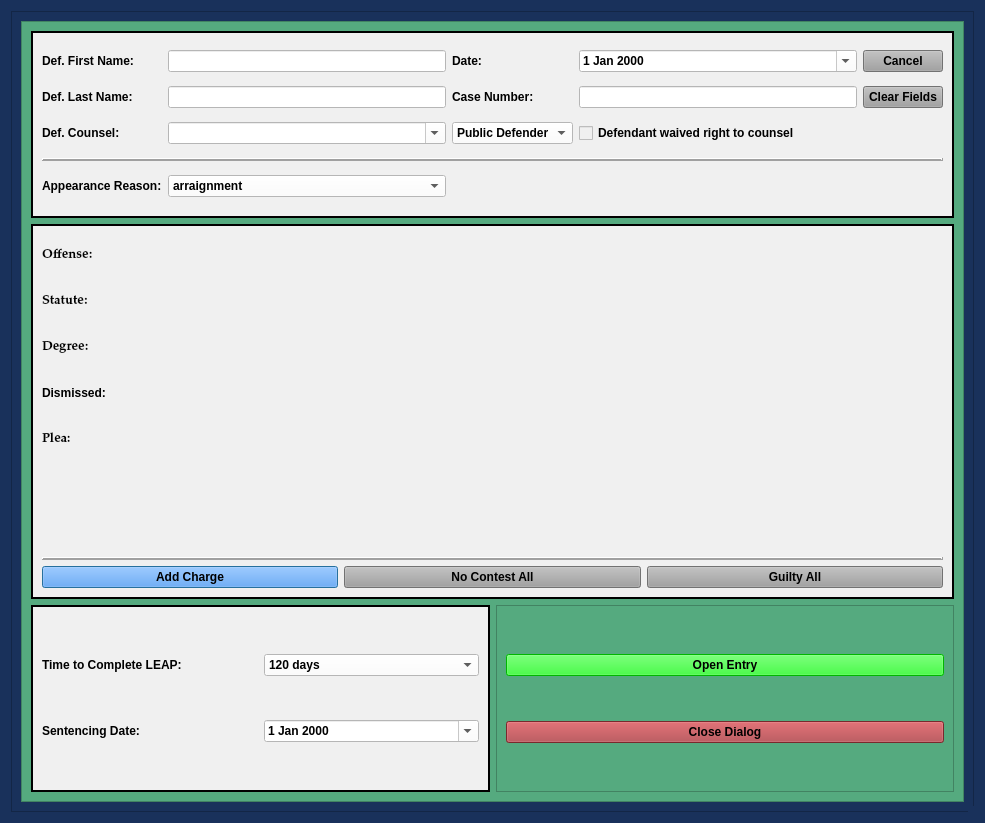
<?xml version="1.0" encoding="UTF-8"?>
<ui version="4.0">
 <class>LeapAdmissionPleaDialog</class>
 <widget class="QDialog" name="LeapAdmissionPleaDialog">
  <property name="windowModality">
   <enum>Qt::NonModal</enum>
  </property>
  <property name="geometry">
   <rect>
    <x>0</x>
    <y>0</y>
    <width>985</width>
    <height>823</height>
   </rect>
  </property>
  <property name="sizePolicy">
   <sizepolicy hsizetype="Fixed" vsizetype="Preferred">
    <horstretch>0</horstretch>
    <verstretch>0</verstretch>
   </sizepolicy>
  </property>
  <property name="minimumSize">
   <size>
    <width>0</width>
    <height>0</height>
   </size>
  </property>
  <property name="maximumSize">
   <size>
    <width>2500</width>
    <height>3500</height>
   </size>
  </property>
  <property name="palette">
   <palette>
    <active>
     <colorrole role="Button">
      <brush brushstyle="SolidPattern">
       <color alpha="255">
        <red>25</red>
        <green>49</green>
        <blue>91</blue>
       </color>
      </brush>
     </colorrole>
     <colorrole role="Base">
      <brush brushstyle="SolidPattern">
       <color alpha="255">
        <red>25</red>
        <green>49</green>
        <blue>91</blue>
       </color>
      </brush>
     </colorrole>
     <colorrole role="Window">
      <brush brushstyle="SolidPattern">
       <color alpha="255">
        <red>25</red>
        <green>49</green>
        <blue>91</blue>
       </color>
      </brush>
     </colorrole>
    </active>
    <inactive>
     <colorrole role="Button">
      <brush brushstyle="SolidPattern">
       <color alpha="255">
        <red>25</red>
        <green>49</green>
        <blue>91</blue>
       </color>
      </brush>
     </colorrole>
     <colorrole role="Base">
      <brush brushstyle="SolidPattern">
       <color alpha="255">
        <red>25</red>
        <green>49</green>
        <blue>91</blue>
       </color>
      </brush>
     </colorrole>
     <colorrole role="Window">
      <brush brushstyle="SolidPattern">
       <color alpha="255">
        <red>25</red>
        <green>49</green>
        <blue>91</blue>
       </color>
      </brush>
     </colorrole>
    </inactive>
    <disabled>
     <colorrole role="Button">
      <brush brushstyle="SolidPattern">
       <color alpha="255">
        <red>25</red>
        <green>49</green>
        <blue>91</blue>
       </color>
      </brush>
     </colorrole>
     <colorrole role="Base">
      <brush brushstyle="SolidPattern">
       <color alpha="255">
        <red>25</red>
        <green>49</green>
        <blue>91</blue>
       </color>
      </brush>
     </colorrole>
     <colorrole role="Window">
      <brush brushstyle="SolidPattern">
       <color alpha="255">
        <red>25</red>
        <green>49</green>
        <blue>91</blue>
       </color>
      </brush>
     </colorrole>
    </disabled>
   </palette>
  </property>
  <property name="font">
   <font>
    <family>Palatino Linotype</family>
    <pointsize>10</pointsize>
    <weight>75</weight>
    <italic>false</italic>
    <bold>true</bold>
   </font>
  </property>
  <property name="windowTitle">
   <string>LEAP Admission Plea Case Information</string>
  </property>
  <property name="toolTip">
   <string/>
  </property>
  <property name="styleSheet">
   <string notr="true">background-color: rgb(25, 49, 91);
font: 75 10pt &quot;Palatino Linotype&quot;;
font-weight: bold;</string>
  </property>
  <property name="sizeGripEnabled">
   <bool>true</bool>
  </property>
  <property name="modal">
   <bool>true</bool>
  </property>
  <layout class="QVBoxLayout" name="verticalLayout" stretch="2">
   <item>
    <widget class="QFrame" name="frame_4">
     <property name="styleSheet">
      <string notr="true">background-color: rgb(25, 49, 91);</string>
     </property>
     <property name="frameShape">
      <enum>QFrame::StyledPanel</enum>
     </property>
     <property name="frameShadow">
      <enum>QFrame::Raised</enum>
     </property>
     <layout class="QGridLayout" name="gridLayout_4">
      <item row="0" column="0">
       <widget class="QScrollArea" name="scrollArea">
        <property name="focusPolicy">
         <enum>Qt::NoFocus</enum>
        </property>
        <property name="styleSheet">
         <string notr="true">background-color: rgb(85, 170, 127);</string>
        </property>
        <property name="widgetResizable">
         <bool>true</bool>
        </property>
        <widget class="QWidget" name="scrollAreaWidgetContents">
         <property name="geometry">
          <rect>
           <x>0</x>
           <y>0</y>
           <width>945</width>
           <height>783</height>
          </rect>
         </property>
         <layout class="QGridLayout" name="gridLayout_6" rowstretch="1,2,1">
          <item row="2" column="0">
           <widget class="QFrame" name="frame_5">
            <property name="styleSheet">
             <string notr="true">background-color: rgb(240, 240, 240);</string>
            </property>
            <property name="frameShape">
             <enum>QFrame::Box</enum>
            </property>
            <property name="frameShadow">
             <enum>QFrame::Plain</enum>
            </property>
            <property name="lineWidth">
             <number>2</number>
            </property>
            <layout class="QGridLayout" name="gridLayout_3">
             <item row="0" column="0">
              <widget class="QLabel" name="label_10">
               <property name="text">
                <string>Time to Complete LEAP:</string>
               </property>
              </widget>
             </item>
             <item row="0" column="1">
              <widget class="NoScrollComboBox" name="time_to_complete_box">
               <property name="styleSheet">
                <string notr="true">background-color: rgb(255, 255, 255);</string>
               </property>
               <item>
                <property name="text">
                 <string>120 days</string>
                </property>
               </item>
               <item>
                <property name="text">
                 <string>forthwith</string>
                </property>
               </item>
              </widget>
             </item>
             <item row="1" column="0">
              <widget class="QLabel" name="label_19">
               <property name="text">
                <string>Sentencing Date:</string>
               </property>
              </widget>
             </item>
             <item row="1" column="1">
              <widget class="NoScrollDateEdit" name="sentencing_date">
               <property name="styleSheet">
                <string notr="true">background-color: rgb(255, 255, 255);</string>
               </property>
               <property name="calendarPopup">
                <bool>true</bool>
               </property>
              </widget>
             </item>
            </layout>
           </widget>
          </item>
          <item row="1" column="0" colspan="2">
           <widget class="QFrame" name="frame_6">
            <property name="styleSheet">
             <string notr="true">background-color: rgb(240, 240, 240);</string>
            </property>
            <property name="frameShape">
             <enum>QFrame::Box</enum>
            </property>
            <property name="frameShadow">
             <enum>QFrame::Plain</enum>
            </property>
            <property name="lineWidth">
             <number>2</number>
            </property>
            <layout class="QGridLayout" name="gridLayout_2">
             <item row="1" column="0" colspan="3">
              <widget class="Line" name="line">
               <property name="frameShadow">
                <enum>QFrame::Raised</enum>
               </property>
               <property name="lineWidth">
                <number>2</number>
               </property>
               <property name="orientation">
                <enum>Qt::Horizontal</enum>
               </property>
              </widget>
             </item>
             <item row="2" column="0">
              <widget class="QPushButton" name="add_charge_Button">
               <property name="styleSheet">
                <string notr="true">background-color: rgb(62, 146, 255);
font: 75 11pt &quot;Palatino Linotype&quot;;
font-weight: bold;</string>
               </property>
               <property name="text">
                <string>Add Charge</string>
               </property>
              </widget>
             </item>
             <item row="2" column="1">
              <widget class="QPushButton" name="no_contest_all_Button">
               <property name="styleSheet">
                <string notr="true">background-color: rgb(160, 160, 160);
font: 75 11pt &quot;Palatino Linotype&quot;;
font-weight: bold;</string>
               </property>
               <property name="text">
                <string>No Contest All</string>
               </property>
              </widget>
             </item>
             <item row="2" column="2">
              <widget class="QPushButton" name="guilty_all_Button">
               <property name="focusPolicy">
                <enum>Qt::NoFocus</enum>
               </property>
               <property name="styleSheet">
                <string notr="true">background-color: rgb(160, 160, 160);
font: 75 11pt &quot;Palatino Linotype&quot;;
font-weight: bold;</string>
               </property>
               <property name="text">
                <string>Guilty All</string>
               </property>
              </widget>
             </item>
             <item row="0" column="0" colspan="3">
              <layout class="QGridLayout" name="charges_gridLayout">
               <item row="5" column="0">
                <widget class="QLabel" name="label_4">
                 <property name="text">
                  <string/>
                 </property>
                </widget>
               </item>
               <item row="0" column="0">
                <widget class="QLabel" name="offense_label_1">
                 <property name="font">
                  <font>
                   <family>Palatino Linotype</family>
                   <pointsize>10</pointsize>
                   <weight>75</weight>
                   <italic>false</italic>
                   <bold>true</bold>
                  </font>
                 </property>
                 <property name="text">
                  <string>Offense:</string>
                 </property>
                 <property name="wordWrap">
                  <bool>true</bool>
                 </property>
                </widget>
               </item>
               <item row="3" column="0">
                <widget class="QLabel" name="label_5">
                 <property name="text">
                  <string>Dismissed:</string>
                 </property>
                </widget>
               </item>
               <item row="4" column="0">
                <widget class="QLabel" name="plea_label_1">
                 <property name="font">
                  <font>
                   <family>Palatino Linotype</family>
                   <pointsize>10</pointsize>
                   <weight>75</weight>
                   <italic>false</italic>
                   <bold>true</bold>
                  </font>
                 </property>
                 <property name="text">
                  <string>Plea:</string>
                 </property>
                </widget>
               </item>
               <item row="1" column="0">
                <widget class="QLabel" name="label_20">
                 <property name="font">
                  <font>
                   <family>Palatino Linotype</family>
                   <pointsize>10</pointsize>
                   <weight>75</weight>
                   <italic>false</italic>
                   <bold>true</bold>
                  </font>
                 </property>
                 <property name="text">
                  <string>Statute:</string>
                 </property>
                </widget>
               </item>
               <item row="2" column="0">
                <widget class="QLabel" name="label_21">
                 <property name="font">
                  <font>
                   <family>Palatino Linotype</family>
                   <pointsize>10</pointsize>
                   <weight>75</weight>
                   <italic>false</italic>
                   <bold>true</bold>
                  </font>
                 </property>
                 <property name="text">
                  <string>Degree:</string>
                 </property>
                </widget>
               </item>
               <item row="6" column="0">
                <widget class="QLabel" name="label_6">
                 <property name="text">
                  <string/>
                 </property>
                </widget>
               </item>
              </layout>
             </item>
            </layout>
           </widget>
          </item>
          <item row="2" column="1">
           <widget class="QFrame" name="frame_7">
            <property name="frameShape">
             <enum>QFrame::StyledPanel</enum>
            </property>
            <property name="frameShadow">
             <enum>QFrame::Raised</enum>
            </property>
            <layout class="QGridLayout" name="gridLayout_5">
             <item row="0" column="0" colspan="2">
              <widget class="QPushButton" name="create_entry_Button">
               <property name="styleSheet">
                <string notr="true">background-color: rgb(0, 255, 0);
font: 75 11pt &quot;Palatino Linotype&quot;;
font-weight: bold;</string>
               </property>
               <property name="text">
                <string>Open Entry</string>
               </property>
               <property name="autoDefault">
                <bool>false</bool>
               </property>
              </widget>
             </item>
             <item row="1" column="0" colspan="2">
              <widget class="QPushButton" name="close_dialog_Button">
               <property name="styleSheet">
                <string notr="true">background-color: rgb(170, 58, 63);
font: 75 11pt &quot;Palatino Linotype&quot;;
font-weight: bold;</string>
               </property>
               <property name="text">
                <string>Close Dialog</string>
               </property>
              </widget>
             </item>
            </layout>
           </widget>
          </item>
          <item row="0" column="0" colspan="2">
           <widget class="QFrame" name="case_name_Frame">
            <property name="sizePolicy">
             <sizepolicy hsizetype="Preferred" vsizetype="Preferred">
              <horstretch>0</horstretch>
              <verstretch>0</verstretch>
             </sizepolicy>
            </property>
            <property name="styleSheet">
             <string notr="true">background-color: rgb(240, 240, 240);</string>
            </property>
            <property name="frameShape">
             <enum>QFrame::Box</enum>
            </property>
            <property name="frameShadow">
             <enum>QFrame::Plain</enum>
            </property>
            <property name="lineWidth">
             <number>2</number>
            </property>
            <layout class="QGridLayout" name="gridLayout">
             <item row="1" column="3">
              <widget class="QLineEdit" name="case_number_lineEdit">
               <property name="maximumSize">
                <size>
                 <width>500</width>
                 <height>16777215</height>
                </size>
               </property>
               <property name="styleSheet">
                <string notr="true">background-color: rgb(255, 255, 255);</string>
               </property>
              </widget>
             </item>
             <item row="1" column="2">
              <widget class="QLabel" name="label_3">
               <property name="text">
                <string>Case Number:</string>
               </property>
              </widget>
             </item>
             <item row="0" column="2">
              <widget class="QLabel" name="label_26">
               <property name="text">
                <string>Date:</string>
               </property>
              </widget>
             </item>
             <item row="1" column="0">
              <widget class="QLabel" name="label_2">
               <property name="text">
                <string>Def. Last Name:</string>
               </property>
              </widget>
             </item>
             <item row="1" column="4">
              <widget class="QPushButton" name="clear_fields_case_Button">
               <property name="focusPolicy">
                <enum>Qt::NoFocus</enum>
               </property>
               <property name="styleSheet">
                <string notr="true">background-color: rgb(160, 160, 160);</string>
               </property>
               <property name="text">
                <string>Clear Fields</string>
               </property>
              </widget>
             </item>
             <item row="1" column="1">
              <widget class="QLineEdit" name="defendant_last_name_lineEdit">
               <property name="enabled">
                <bool>true</bool>
               </property>
               <property name="styleSheet">
                <string notr="true">background-color: rgb(255, 255, 255);</string>
               </property>
              </widget>
             </item>
             <item row="0" column="4">
              <widget class="QPushButton" name="cancel_Button">
               <property name="focusPolicy">
                <enum>Qt::NoFocus</enum>
               </property>
               <property name="styleSheet">
                <string notr="true">background-color: rgb(160, 160, 160);</string>
               </property>
               <property name="text">
                <string>Cancel</string>
               </property>
              </widget>
             </item>
             <item row="0" column="3">
              <widget class="NoScrollDateEdit" name="plea_trial_date">
               <property name="focusPolicy">
                <enum>Qt::NoFocus</enum>
               </property>
               <property name="styleSheet">
                <string notr="true">background-color: rgb(255, 255, 255);</string>
               </property>
               <property name="calendarPopup">
                <bool>true</bool>
               </property>
              </widget>
             </item>
             <item row="0" column="0">
              <widget class="QLabel" name="label">
               <property name="text">
                <string>Def. First Name:</string>
               </property>
              </widget>
             </item>
             <item row="0" column="1">
              <widget class="QLineEdit" name="defendant_first_name_lineEdit">
               <property name="maximumSize">
                <size>
                 <width>500</width>
                 <height>16777215</height>
                </size>
               </property>
               <property name="styleSheet">
                <string notr="true">background-color: rgb(255, 255, 255);</string>
               </property>
              </widget>
             </item>
             <item row="4" column="1">
              <widget class="NoScrollComboBox" name="appearance_reason_box">
               <property name="styleSheet">
                <string notr="true">background-color: rgb(255, 255, 255);</string>
               </property>
               <item>
                <property name="text">
                 <string>arraignment</string>
                </property>
               </item>
               <item>
                <property name="text">
                 <string>change of plea</string>
                </property>
               </item>
              </widget>
             </item>
             <item row="2" column="2">
              <widget class="NoScrollComboBox" name="defense_counsel_type_box">
               <property name="styleSheet">
                <string notr="true">background-color: rgb(255, 255, 255);</string>
               </property>
               <item>
                <property name="text">
                 <string>Public Defender</string>
                </property>
               </item>
               <item>
                <property name="text">
                 <string>Private Counsel</string>
                </property>
               </item>
              </widget>
             </item>
             <item row="4" column="0">
              <widget class="QLabel" name="label_7">
               <property name="text">
                <string>Appearance Reason:</string>
               </property>
              </widget>
             </item>
             <item row="2" column="0">
              <widget class="QLabel" name="label_24">
               <property name="text">
                <string>Def. Counsel:</string>
               </property>
              </widget>
             </item>
             <item row="2" column="1">
              <widget class="DefenseCounselComboBox" name="defense_counsel_name_box">
               <property name="styleSheet">
                <string notr="true">background-color: rgb(255, 255, 255);</string>
               </property>
               <property name="editable">
                <bool>true</bool>
               </property>
              </widget>
             </item>
             <item row="2" column="3">
              <widget class="QCheckBox" name="defense_counsel_waived_checkBox">
               <property name="text">
                <string>Defendant waived right to counsel</string>
               </property>
              </widget>
             </item>
             <item row="3" column="0" colspan="5">
              <widget class="Line" name="line_2">
               <property name="frameShadow">
                <enum>QFrame::Raised</enum>
               </property>
               <property name="lineWidth">
                <number>2</number>
               </property>
               <property name="orientation">
                <enum>Qt::Horizontal</enum>
               </property>
              </widget>
             </item>
            </layout>
           </widget>
          </item>
         </layout>
        </widget>
       </widget>
      </item>
     </layout>
    </widget>
   </item>
  </layout>
 </widget>
 <customwidgets>
  <customwidget>
   <class>NoScrollDateEdit</class>
   <extends>QDateEdit</extends>
   <header>.custom_widgets</header>
  </customwidget>
  <customwidget>
   <class>NoScrollComboBox</class>
   <extends>QComboBox</extends>
   <header>.custom_widgets</header>
  </customwidget>
  <customwidget>
   <class>DefenseCounselComboBox</class>
   <extends>QComboBox</extends>
   <header>.custom_widgets</header>
  </customwidget>
 </customwidgets>
 <tabstops>
  <tabstop>defendant_first_name_lineEdit</tabstop>
  <tabstop>defendant_last_name_lineEdit</tabstop>
  <tabstop>case_number_lineEdit</tabstop>
  <tabstop>time_to_complete_box</tabstop>
  <tabstop>sentencing_date</tabstop>
  <tabstop>create_entry_Button</tabstop>
  <tabstop>close_dialog_Button</tabstop>
 </tabstops>
 <resources/>
 <connections/>
 <slots>
  <slot>create_entry()</slot>
  <slot>continue_dialog()</slot>
  <slot>close_window()</slot>
  <slot>set_dialog()</slot>
  <slot>update_case_information()</slot>
  <slot>ovi_dialog()</slot>
  <slot>sentencing_dialog()</slot>
  <slot>proceed_to_sentencing()</slot>
  <slot>proceed_to_ovi()</slot>
  <slot>add_charge()</slot>
  <slot>set_statute()</slot>
  <slot>set_pay_date()</slot>
  <slot>amend_offense()</slot>
  <slot>set_offense()</slot>
  <slot>add_charge_to_view()</slot>
  <slot>delete_charge()</slot>
  <slot>delete_charge_from_view()</slot>
  <slot>close_event()</slot>
  <slot>set_fra_in_file()</slot>
  <slot>set_fra_in_court()</slot>
  <slot>start_add_conditions_dialog()</slot>
  <slot>start_amend_offense_dialog()</slot>
 </slots>
</ui>
